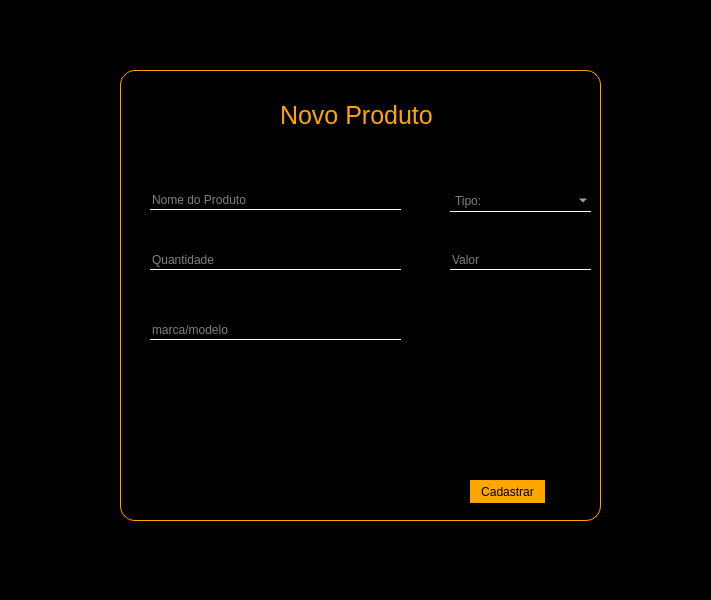
<?xml version="1.0" encoding="UTF-8"?>
<ui version="4.0">
 <class>MainWindow</class>
 <widget class="QMainWindow" name="MainWindow">
  <property name="geometry">
   <rect>
    <x>0</x>
    <y>0</y>
    <width>711</width>
    <height>600</height>
   </rect>
  </property>
  <property name="windowTitle">
   <string>MainWindow</string>
  </property>
  <property name="styleSheet">
   <string notr="true">background-color:black</string>
  </property>
  <widget class="QWidget" name="centralwidget">
   <widget class="QFrame" name="frame">
    <property name="geometry">
     <rect>
      <x>120</x>
      <y>70</y>
      <width>481</width>
      <height>451</height>
     </rect>
    </property>
    <property name="styleSheet">
     <string notr="true">border:1px solid orange;border-radius:15px</string>
    </property>
    <property name="frameShape">
     <enum>QFrame::StyledPanel</enum>
    </property>
    <property name="frameShadow">
     <enum>QFrame::Raised</enum>
    </property>
    <widget class="QPushButton" name="pushButton">
     <property name="geometry">
      <rect>
       <x>350</x>
       <y>410</y>
       <width>75</width>
       <height>23</height>
      </rect>
     </property>
     <property name="styleSheet">
      <string notr="true">QPushButton
{   background-color:orange   }

QPushButton:hover
{   background-color:white   }</string>
     </property>
     <property name="text">
      <string>Cadastrar</string>
     </property>
    </widget>
    <widget class="QLineEdit" name="lineEdit">
     <property name="geometry">
      <rect>
       <x>30</x>
       <y>120</y>
       <width>251</width>
       <height>20</height>
      </rect>
     </property>
     <property name="styleSheet">
      <string notr="true">color:white;border:nome;border-bottom:1px solid white</string>
     </property>
     <property name="text">
      <string/>
     </property>
     <property name="placeholderText">
      <string>Nome do Produto</string>
     </property>
    </widget>
    <widget class="QLineEdit" name="lineEdit_2">
     <property name="geometry">
      <rect>
       <x>30</x>
       <y>180</y>
       <width>251</width>
       <height>20</height>
      </rect>
     </property>
     <property name="styleSheet">
      <string notr="true">color:white;border:nome;border-bottom:1px solid white</string>
     </property>
     <property name="text">
      <string/>
     </property>
     <property name="placeholderText">
      <string>Quantidade</string>
     </property>
    </widget>
    <widget class="QLineEdit" name="lineEdit_3">
     <property name="geometry">
      <rect>
       <x>30</x>
       <y>250</y>
       <width>251</width>
       <height>20</height>
      </rect>
     </property>
     <property name="styleSheet">
      <string notr="true">color:white;border:nome;border-bottom:1px solid white</string>
     </property>
     <property name="text">
      <string/>
     </property>
     <property name="placeholderText">
      <string>marca/modelo</string>
     </property>
    </widget>
    <widget class="QLineEdit" name="lineEdit_4">
     <property name="geometry">
      <rect>
       <x>330</x>
       <y>180</y>
       <width>141</width>
       <height>20</height>
      </rect>
     </property>
     <property name="styleSheet">
      <string notr="true">color:white;border:nome;border-bottom:1px solid white</string>
     </property>
     <property name="text">
      <string/>
     </property>
     <property name="placeholderText">
      <string>Valor</string>
     </property>
    </widget>
    <widget class="QComboBox" name="comboBox">
     <property name="geometry">
      <rect>
       <x>330</x>
       <y>120</y>
       <width>141</width>
       <height>22</height>
      </rect>
     </property>
     <property name="styleSheet">
      <string notr="true">color:white;border:nome;border-bottom:1px solid white;
color:white</string>
     </property>
     <property name="placeholderText">
      <string>Tipo: </string>
     </property>
     <item>
      <property name="text">
       <string>Informatica</string>
      </property>
     </item>
     <item>
      <property name="text">
       <string>Equipamentos</string>
      </property>
     </item>
     <item>
      <property name="text">
       <string>Outros</string>
      </property>
     </item>
    </widget>
    <widget class="QLabel" name="label">
     <property name="geometry">
      <rect>
       <x>160</x>
       <y>30</y>
       <width>171</width>
       <height>31</height>
      </rect>
     </property>
     <property name="styleSheet">
      <string notr="true">color:orange;font-size:25px;border:none</string>
     </property>
     <property name="text">
      <string>Novo Produto</string>
     </property>
    </widget>
   </widget>
   <widget class="QLabel" name="label_2">
    <property name="geometry">
     <rect>
      <x>280</x>
      <y>30</y>
      <width>171</width>
      <height>20</height>
     </rect>
    </property>
    <property name="styleSheet">
     <string notr="true">background-color:none;color:red</string>
    </property>
    <property name="text">
     <string/>
    </property>
   </widget>
  </widget>
  <widget class="QMenuBar" name="menubar">
   <property name="geometry">
    <rect>
     <x>0</x>
     <y>0</y>
     <width>711</width>
     <height>21</height>
    </rect>
   </property>
  </widget>
  <widget class="QStatusBar" name="statusbar"/>
 </widget>
 <resources/>
 <connections/>
</ui>
